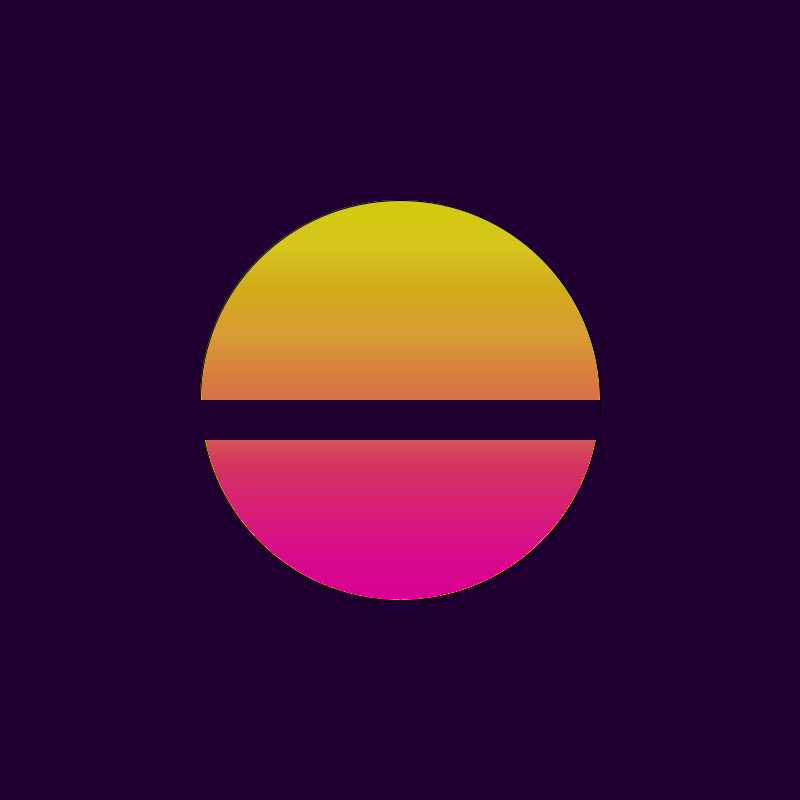
Frame 1 (no input)
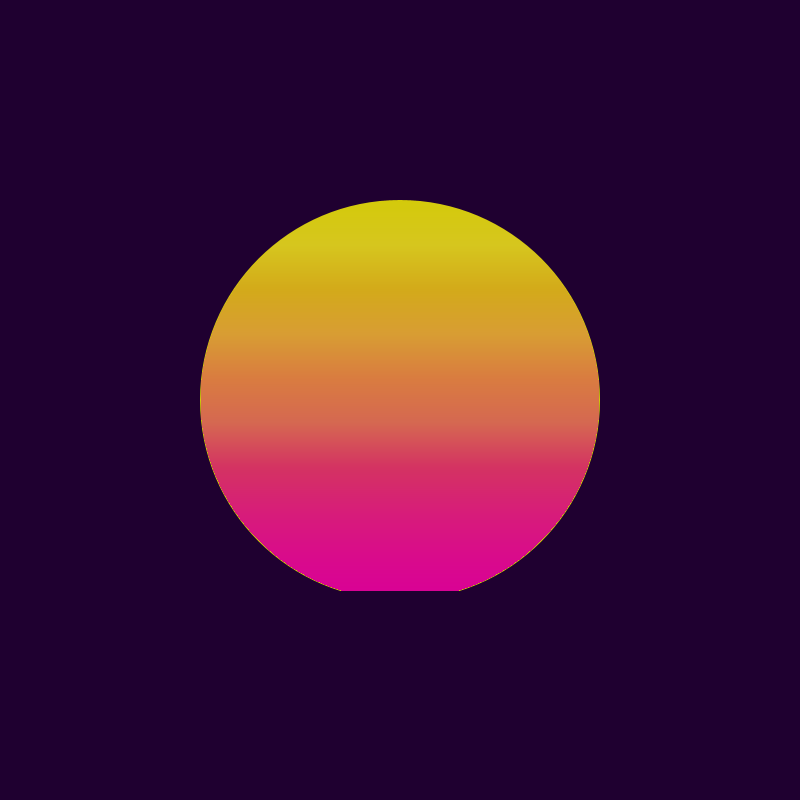
Frame 60 (the mouse pressed at the canvas centre just before this capture)
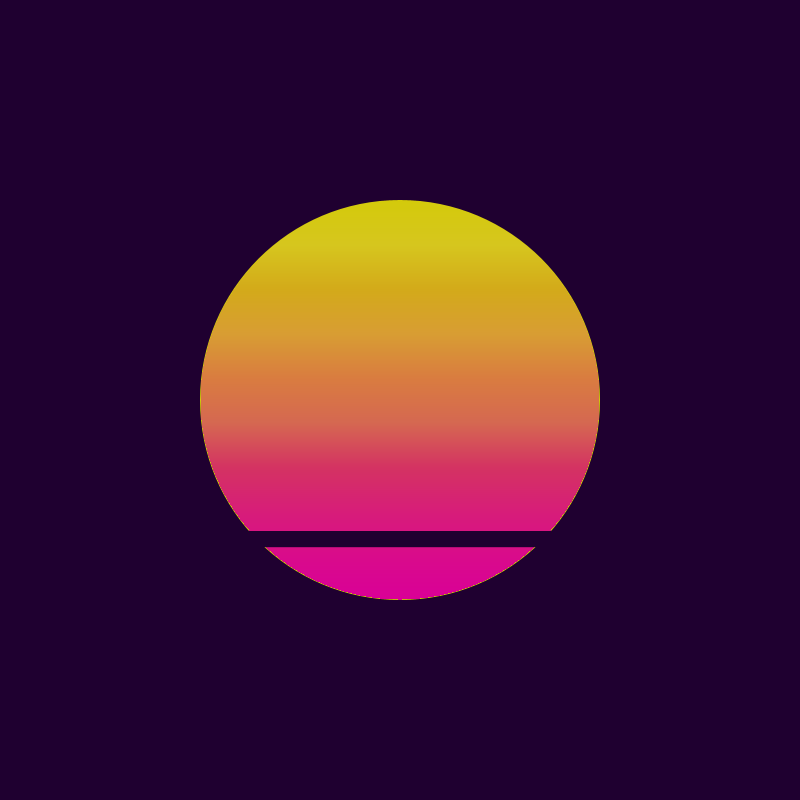
Frame 120 (the mouse held since frame 60 and released just before this capture)

The Processing sketch that drew these frames (run headless with seeded random() and noise(); from frame 60 on, the mouse is pressed at the canvas centre):

// Processing sketch: RetroSun
// ── RetroSun.pde
color bgColor = color(31, 0, 48);

// RGB colors
color[] sunColors = {
  color(212, 202, 11), 
  color(214, 198, 30), 
  color(211, 170, 26), 
  color(216, 157, 51), 
  color(217, 124, 64), 
  color(213, 104, 81), 
  color(212, 51, 98), 
  color(215, 29, 121), 
  color(217, 11, 139), 
  color(217, 0, 151)
};

void setup() {
  // 1. Set the size of your sketch
  size(800,800);
  y = width/2;
}

int sunTopY = 200;
int sunBottomY = 600;
int sunCenterX = 400;
int sunCenterY = 400;
int sunRadius = 200;
   float y = 0;
   float h = 40;
   float x = sunCenterX - sunRadius;
   float w = 2 * sunRadius;

void draw() {
  // 2. Draw the bgColor background color
background(bgColor);
  /*
   * PART 1: Drawing the sun
   */

  // Draw an ellipse for the sun in the center of the window
  // Use fill(sunColors[0]) to make it yellow
  // Use noStroke() to remove the black outline
fill(sunColors[0]);
ellipse(sunCenterX,sunCenterY,sunRadius*2,sunRadius*2);
noStroke();
  // Do you see a yellow sun like in the 1st image?
  // If not, fix your code before proceeding.

  /*
   * PART 2: Drawing a color gradient on the sun
   *
   * This will make the sun have gradually different colors from the 
   * top to bottom
   */
loadPixels();
for(int i = 0; i < pixels.length; i++){
  color pcolor = pixels[i];
  if(pcolor==sunColors[0]){
    int y = i / width;
    float step = map(y, sunTopY, sunBottomY, 0, 1);
    color intColor = interpolateColor(sunColors, step);
    pixels[i] = intColor;
    
  }
}
updatePixels();
  // Call the loadPixels() method to put all the pixel colors into
  // the pixels[] array
  // https://processing.org/reference/loadPixels_.html

  // Loop through all the pixels in your window.
  // By default, a pixel is a 1x1 colored square, so if the window width is 600 
  // and the height is 400 (600x400), then there are 600 * 400 = 240,000 pixels 

    // We want to change the color of our sun so use an if statement
    // to check if the pixel is the color of the yellow circle. 

      // If it's the same color we need to map the pixel to a
      // color in our sunColors[] array (see 2nd gradient image)

      // The top of the sun is yellow (sunColors[0]) and the bottom
      // of the sun is red (sunColors[sunColors.length - 1]

      // In order to get the right color, the y value from the top of
      // the sun to the bottom has to be mapped to a range from 0 to 1.
      // Use the map() function to do that:
      // int y = i / width;
      // float step = map(y, sunTopY, sunBottomY, 0, 1);

      // Call interpolateColor(sunColors, step) and save the color
      // variable that's returned

      // Set pixels[i] to the returned color 


  // Call updatePixels() after your loop through all the pixels to
  // update the pixel colors
  // https://processing.org/reference/updatePixels_.html

  /*
   * PART 3: Drawing the missing sections at the bottom of the sun
   *
   * The missing parts of the sun are created by drawing rectangles
   * over the sun with the same color as the background.
   */

  // Set the fill color to the background color
fill(bgColor);
rect(x, y, w, h);
y-=1;
if(h>0){
h-=0.2;
}
if(y == 350){
y = sunBottomY;
if(h <=0){
h = 40;
}
}



  // To draw each rectangle we need to find its x, y, width, height
  // *The y position can be any value within the sun:
  //   float y = width / 2;
  // *The height can be any value you choose:
  //   float h = 40;
  // *The x position can be the center of the sun's x position minus the radius:
  //   float x = sunCenterX - sunRadius
  // * The width can be 2 times the radius
  //   float w = 2 * sunRadius

  // Do you see a section missing from the sun like in the 3rd image?


  /*
   * PART 4: Moving the missing sun sections
   *
   * To move a section upwards each rectangle's y value needs to decrease.
   * To make the section get smaller, its height needs to also decrease.
   */

  // Decrease the y variable of the rectangular section created in PART 3.
  // If there isn't a variable, declare a float variable OUTSIDE of the
  // draw function AND initialize it in the setup() function.

  // Do you see the rectangle moving upwards?

  // Pick a y positon to be the location when the sections stop moving up.
  // If the rectangle's y positon is above this, move the rectangle's
  // y position back to the bottom of the sun.

  // Does the rectangle move back to the bottom?

  // Decrease the the height of the rectangle as it moves upwards.
  // Similar to the y positon, a float variable for the height needs to be
  // created if it doesn't already exist.

  // Adjust the amount to decrease so that it disappears close to the top.

  // Add code to reset the height of the rectangle when it moves back to
  // the bottom of the sun.

  /*
   * PART 5: Managing the missing sun sections
   *
   * Using a list to manage moving multiple missing sun sections 
   */

  // Figure out how to create the other missing sun sections using the
  // code you wrote for the 1 missing sun section.
  // *HINT* You can use the Rectangle class defined below to create
  //        a list of Rectangles.


  /*
   * PART 6: Adding extras
   *
   * If you want to make your retro sun look more unique, try adding
   * reflections and stars.
   * See the Retro Sun webpage on the League level 3 website
   * for example code and classes.
   */
}

// Placed here so it can be used by all classes
// Variable step should be between 0 and 1, inclusive
color interpolateColor(color[] arr, float step) {
  int sz = arr.length;

  if (sz == 1 || step <= 0.0) {
    return arr[0];
  } else if (step >= 1.0) {
    return arr[sz - 1];
  }

  float scl = step * (sz - 1);
  int i = int(scl);

  return lerpColor(arr[i], arr[i + 1], scl - i);
}

// Feel free to use this class to create a list of missing
// sections in the sun, for example:
// ArrayList<Rectangle> sections = new ArrayList<Rectangle>();
class Rectangle {
  float x, y, w, h;

  Rectangle(float x, float y, float w, float h) {
    this.x = x;
    this.y = y;
    this.w = w;
    this.h = h;
  }
}
